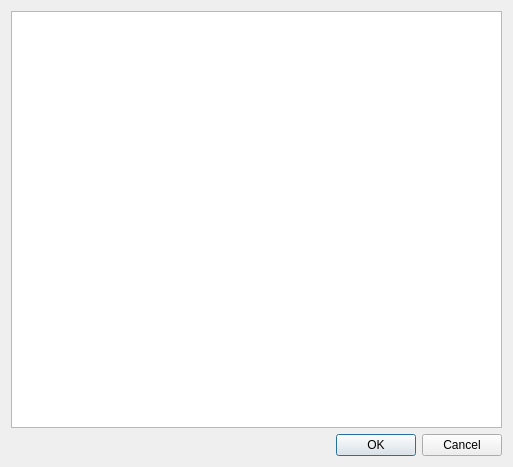
<?xml version="1.0" encoding="UTF-8"?>
<ui version="4.0">
 <class>LabelProperties</class>
 <widget class="QDialog" name="LabelProperties">
  <property name="geometry">
   <rect>
    <x>0</x>
    <y>0</y>
    <width>513</width>
    <height>467</height>
   </rect>
  </property>
  <property name="windowTitle">
   <string>Dialog</string>
  </property>
  <layout class="QVBoxLayout" name="verticalLayout_2">
   <item>
    <layout class="QVBoxLayout" name="verticalLayout">
     <property name="sizeConstraint">
      <enum>QLayout::SetDefaultConstraint</enum>
     </property>
     <item>
      <widget class="QTableWidget" name="tableWidget"/>
     </item>
     <item>
      <widget class="QDialogButtonBox" name="buttonBox">
       <property name="orientation">
        <enum>Qt::Horizontal</enum>
       </property>
       <property name="standardButtons">
        <set>QDialogButtonBox::Cancel|QDialogButtonBox::Ok</set>
       </property>
      </widget>
     </item>
    </layout>
   </item>
  </layout>
 </widget>
 <resources/>
 <connections>
  <connection>
   <sender>buttonBox</sender>
   <signal>accepted()</signal>
   <receiver>LabelProperties</receiver>
   <slot>accept()</slot>
   <hints>
    <hint type="sourcelabel">
     <x>248</x>
     <y>254</y>
    </hint>
    <hint type="destinationlabel">
     <x>157</x>
     <y>274</y>
    </hint>
   </hints>
  </connection>
  <connection>
   <sender>buttonBox</sender>
   <signal>rejected()</signal>
   <receiver>LabelProperties</receiver>
   <slot>reject()</slot>
   <hints>
    <hint type="sourcelabel">
     <x>316</x>
     <y>260</y>
    </hint>
    <hint type="destinationlabel">
     <x>286</x>
     <y>274</y>
    </hint>
   </hints>
  </connection>
 </connections>
</ui>
